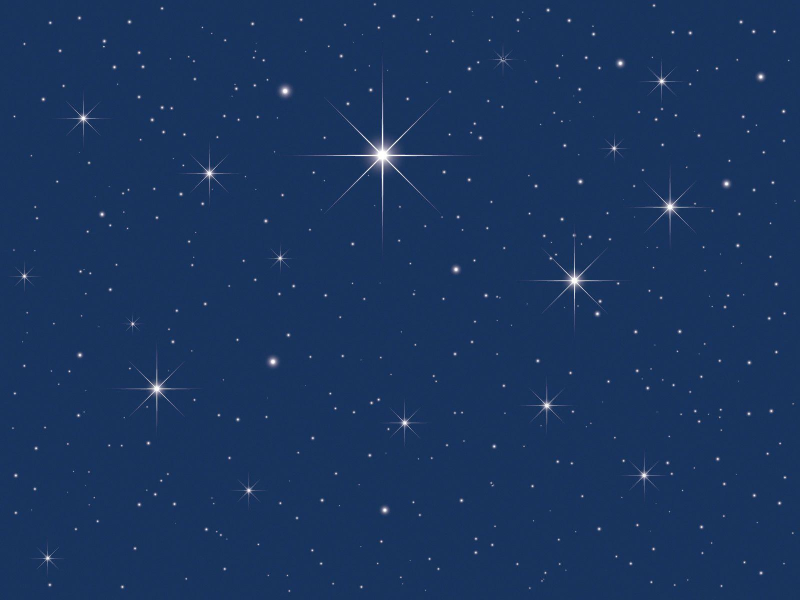
#> input picture test_image.jpg, 1600 x 1200 px (shown at 1/2 size)
$ python -i eclipse_init.py   (imports and definitions only)   (older library calls are emulated)
#> lines starting #> are read from the running program, lines starting #| are printed output that depends on the picture
import numpy as np
import scipy as scp
import skimage as ski
from skimage import feature
import matplotlib.pyplot as plt
import skimage.io as io
import os
from tqdm import tqdm, tqdm_notebook
from mpl_toolkits.mplot3d import Axes3D

# Axes3D import has side effects, it enables using projection='3d' in add_subplot
import matplotlib.pyplot as plt
import pyvips

## Useful stuff


# [25 lines left out: functions examine_smoothing, rgb_filter, not called in this run]


def imshow16(image):
    plt.imshow(imnorm(ski.color.rgb2gray(image)))


# [255 lines left out: functions channel_stats, np_to_vips, exposure_scaling, show_darkfield, examine_smoothing, show_channel_stats and 2 more, not called in this run]


def image_diagnostic(img_for_show, mid_y=-1, mid_x=-1, hists=False):
#> called with mid_y = -1, mid_x = -1, hists = False
    is_rgb = len(img_for_show.shape) > 2
#> is_rgb = True
    # [4 lines of commented-out code are left out]
    if mid_x < 0:
        mid_x = int(0.5 * img_for_show.shape[0])
#> mid_x = 600
    if mid_y < 0:
        mid_y = int(0.5 * img_for_show.shape[1])
#> mid_y = 800

    print(mid_x, mid_y)
#| 600 800
    print(img_for_show.shape)
#| (1200, 1600, 3)
    #     if is_rgb:
    x_slice = img_for_show[:, mid_y]
#> x_slice = 1200 rows, first 8: [24, 52, 92], [24, 52, 92], [24, 52, 92], [24, 52, 92], [24, 52, 92], [24, 52, 92], [24, 52, 92], [24, 52, 92]
    x_len = len(x_slice)
#> x_len = 1200
    x_shift = 0.5 * x_len
#> x_shift = 600
    XX = np.r_[0:x_len] - x_shift
#> XX = 1200 values from -600 to 599

    y_slice = img_for_show[mid_x, :]
#> y_slice = 1600 rows, first 8: [25, 53, 93], [25, 53, 93], [25, 53, 93], [25, 53, 93], [25, 53, 93], [25, 53, 93], [25, 53, 93], [25, 53, 93]
    y_len = len(y_slice)
#> y_len = 1600
    y_shift = 0.5 * y_len
#> y_shift = 800
    YY = np.r_[0:y_len] - y_shift
#> YY = 1600 values from -800 to 799

    # if
    colors = ["r", "g", "b"]
    plt.figure(figsize=(10, 4.5), dpi=80, facecolor="w", edgecolor="k")
    plt.subplot(2, 2, 1)
    if is_rgb:
        for channel in np.r_[0:3]:
            plt.plot(XX, x_slice[:, channel], color=colors[channel])
    else:
        plt.plot(XX, x_slice, color="k")
    plt.subplot(2, 2, 2)
    if is_rgb:
        for channel in np.r_[0:3]:
            plt.plot(YY, y_slice[:, channel], color=colors[channel])
    else:
        plt.plot(YY, y_slice, color="k")
    plt.subplot(2, 2, 3)
    if is_rgb:
        for channel in np.r_[0:3]:
            plt.plot(XX, x_slice[:, channel], color=colors[channel])
    else:
        plt.plot(XX, x_slice, color="k")
    plt.yscale("log")
    plt.subplot(2, 2, 4)
    if is_rgb:
        for channel in np.r_[0:3]:
            plt.plot(YY, y_slice[:, channel], color=colors[channel])
    else:
        plt.plot(YY, y_slice, color="k")
    plt.yscale("log")
    plt.show()
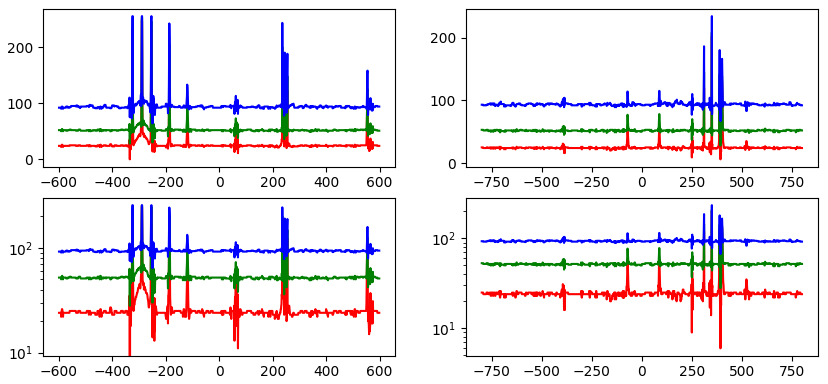
#> figure drawn by matplotlib, 4 panels; panel 1: curve peaks at x = -290, y = 247; panel 1: curve peaks at x = -290, y = 252; panel 1: curve peaks at x = -325, y = 255; panel 2: curve peaks at x = 349, y = 202
    if hists == True:
        if is_rgb:
            rgb_histograms(img_for_show)
        else:
            plt.hist(img_for_show)
            plt.show()


def imnorm(img):
    return img / max(np.ndarray.flatten(img))


def rgb_rescale(image, range=255):
    max_value = max(np.ndarray.flatten((image)))
    return range * image / max_value


## Functions for image registration via autocorrelation


# [406 lines left out: functions d_framing, subimage_registration, cv_darkfield, channel_registration, rgb_histograms, vips_channel_registration, not called in this run]

>>> import cv2
>>> picture = cv2.cvtColor(cv2.imread('test_image.jpg'), cv2.COLOR_BGR2RGB)
>>> result = image_diagnostic(picture)
